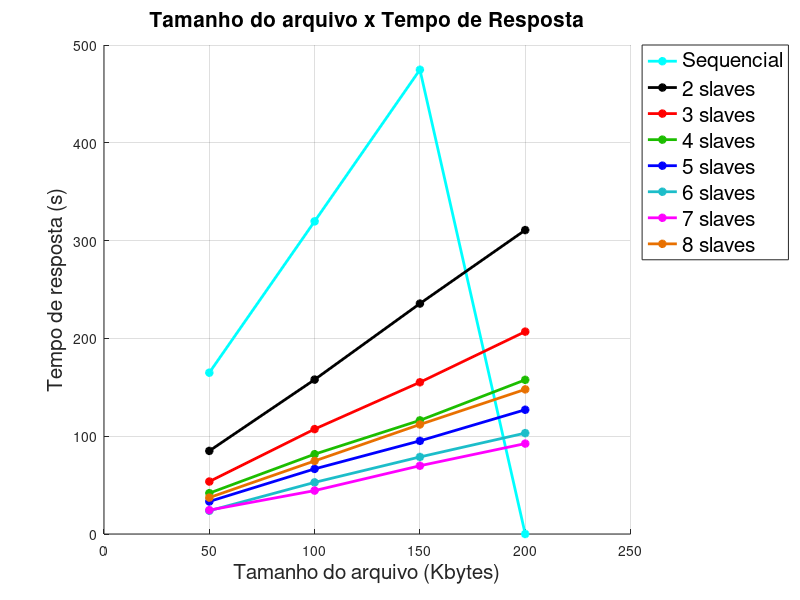

Recreate this plot in MATLAB.
tamanhoDoArquivo = [50, 100, 150, 200];

tempoDeResposta2 = [84.957784782, 157.855352618, 235.610801559, 310.771303306];
tempoDeResposta3 = [53.629465838, 107.277532968, 155.136252361, 206.92171052];
tempoDeResposta4 = [41.771415792, 81.631810439, 116.209738053, 157.632811493];
tempoDeResposta5 = [33.259863053, 66.563453374, 95.230252173, 127.042588211];
tempoDeResposta6 = [23.769999111, 52.781828282, 78.780630861, 103.170493429];
tempoDeResposta7 = [24.419383026, 44.372432075, 69.786462304, 92.437961267];
tempoDeResposta8 = [37.213903426, 74.683059492, 111.962949976, 147.880599745];

tempoDeRespostaSeq = [164.916114151, 319.682700881, 474.739304538, 0];

hold on;

plot(tamanhoDoArquivo, tempoDeRespostaSeq, "*-r", "color", "c",                "linewidth", 2);
plot(tamanhoDoArquivo, tempoDeResposta2,   "*-r", "color", "k",                "linewidth", 2);
plot(tamanhoDoArquivo, tempoDeResposta3,   "*-r", "color", "r",                "linewidth", 2);
plot(tamanhoDoArquivo, tempoDeResposta4,   "*-r", "color", [0.11, 0.74, 0],    "linewidth", 2);
plot(tamanhoDoArquivo, tempoDeResposta5,   "*-r", "color", "b",                "linewidth", 2);
plot(tamanhoDoArquivo, tempoDeResposta6,   "*-r", "color", [0.11, 0.74, 0.79], "linewidth", 2);
plot(tamanhoDoArquivo, tempoDeResposta7,   "*-r", "color", "m",                "linewidth", 2);
plot(tamanhoDoArquivo, tempoDeResposta8,   "*-r", "color", [0.91, 0.44, 0],    "linewidth", 2);


xlabel("Tamanho do arquivo (Kbytes)", "fontsize", 15);
ylabel("Tempo de resposta (s)", "fontsize", 15);
title("Tamanho do arquivo x Tempo de Resposta", "fontsize", 15);

h = legend("Sequencial", "2 slaves", "3 slaves", "4 slaves", "5 slaves", "6 slaves", "7 slaves", "8 slaves");
legend (h, "location", "northeastoutside");
set (h, "fontsize", 15);

axis([0, 250]);

grid on;

hold off;

epsfilename = "graficoTamArquivoXtempoResposta";
print(epsfilename, '-depsc2');
